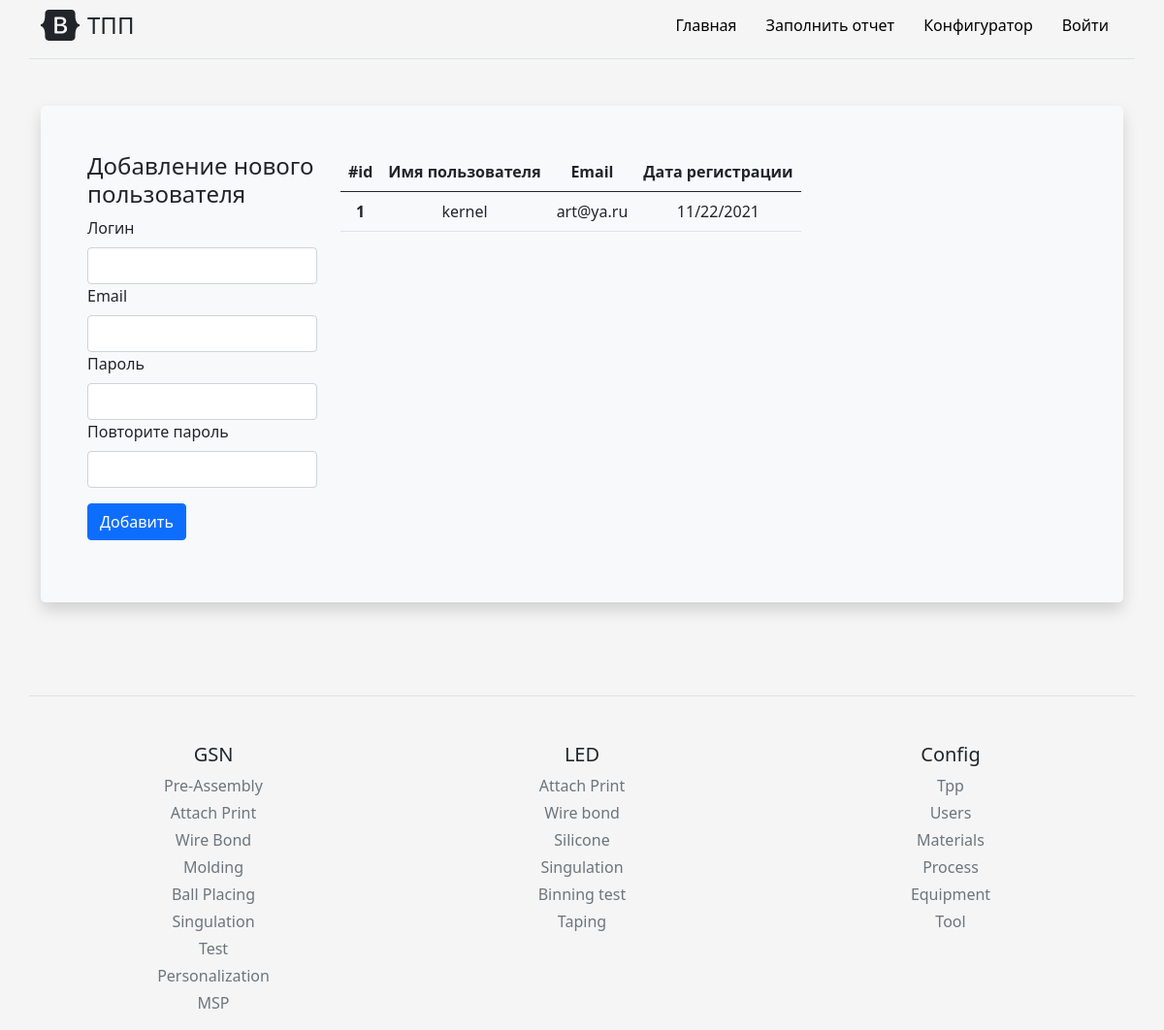
Page /config_user on the earlier database version.
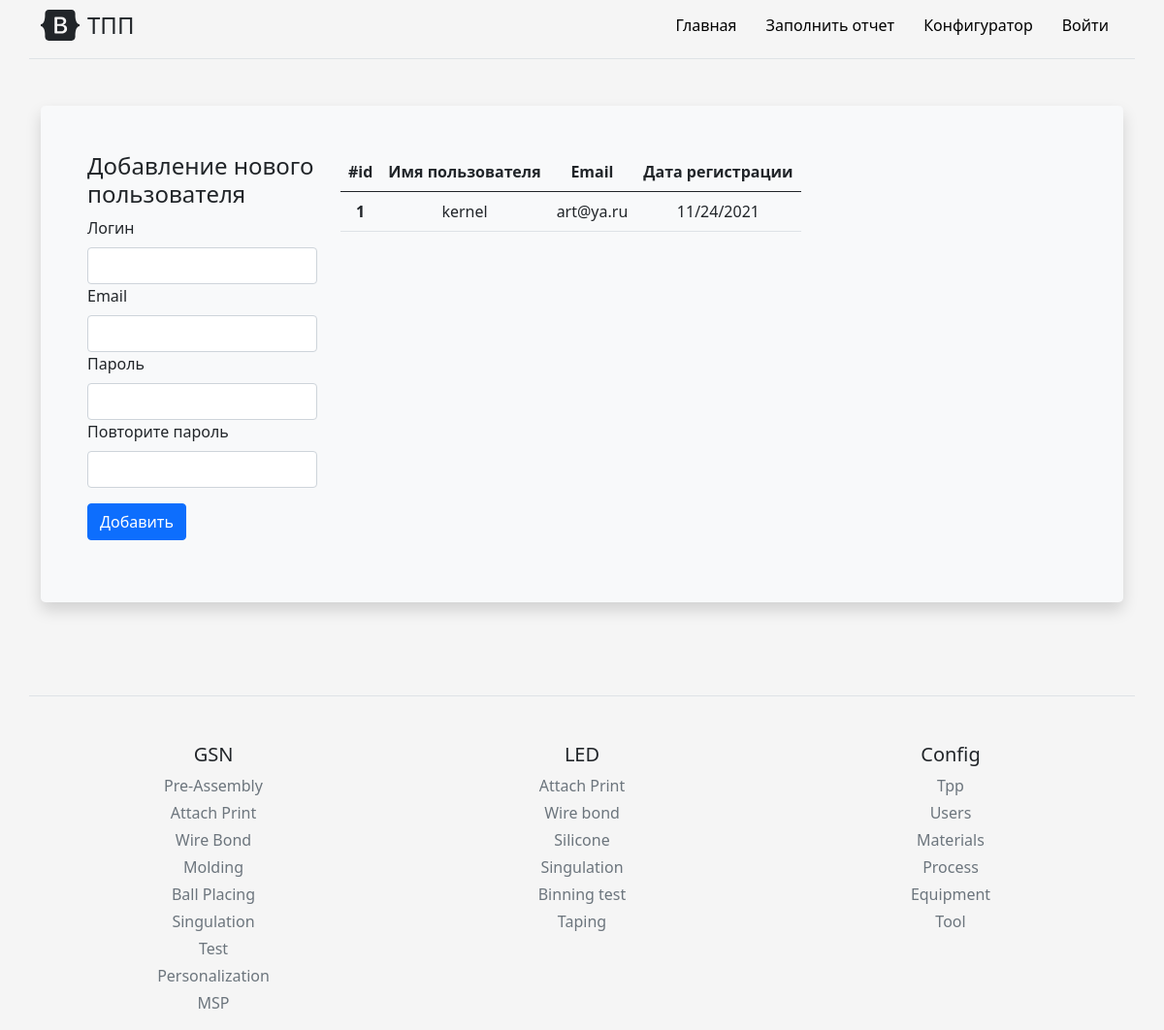
Same page on the later database version.
### models.py (models this page shows, shortened)
class User(UserMixin, db.Model):
    id = db.Column(db.Integer, primary_key=True)
    login = db.Column(db.String(64), index=True, unique=True)
    email = db.Column(db.String(64), index=True, unique=True)
    password_hash = db.Column(db.String(120), index=True, unique=True)
    time = db.Column(db.DateTime, index=True, default=datetime.utcnow)
    tpp = db.relationship('Tpp', backref='author', lazy='dynamic')

### routes.py (the view, shortened to what this page needs)
@app_routes.route('/config_user', methods=["POST", "GET"])
def config_user():
    from main import db
    from models import User
    users = db.session.query(User).all()
    return render_template('config_folder/config_user.html', users=users)

### templates/config_folder/config_user.html (shortened to what this page needs)
{% extends 'base.html' %}
{% block body %}
<div class="container py-4">
    <div class="p-5 mb-4 bg-light rounded-3 shadow">
        <div class="row align-items-md-stretch">
            <form class="col-md-3" method="post">
                <h4>Добавление нового пользователя</h4>
                <div class="col-sm-12">
                    <label for="user_login" class="form-label">Логин</label>
                    <input type="text" class="form-control" name="user_login" id="user_login" required>
                </div>
                <div class="col-sm-12">
                    <label for="user_email" class="form-label">Email</label>
                    <input type="text" class="form-control" name="user_email" id="user_email" required>
                </div>
                <div class="col-sm-12">
                    <label for="user_pass" class="form-label">Пароль</label>
                    <input type="text" class="form-control" name="user_pass" id="user_pass" required>
                </div>
                <div class="col-sm-12">
                    <label for="user_pass2" class="form-label">Повторите пароль</label>
                    <input type="text" class="form-control" name="user_pass2" id="user_pass2" required>
                </div>
                <div class="py-3">
                    <button class="btn btn-m btn-primary btn-block" type="submit" name="btn" value="add"> Добавить </button>
                </div>
            </form>
            <div class="col-md-9">
                <table class="table table-hover">
                    <thead>
                        <tr>
                        <th scope="col">#id</th>
                        <th scope="col">Имя пользователя</th>
                        <th scope="col">Email</th>
                        <th scope="col">Дата регистрации</th>
                        </tr>
                    </thead>
                    <tbody method="post" >
                        {% for item in users %}
                        <tr>
                        <th scope="row" name="up_table_id">{{item.id}}</th>
                        <td name="up_table_prod_name">{{item.login}}</td>
                        <td name="up_table_prod_name">{{item.email}}</td>
                        <td name="up_table_number">{{item.time.strftime("%m/%d/%Y")}}</td>
                        </tr>
                        {% endfor %}
                    </tbody>
                </table>
            </div>
         </div>
    </div>
</div>
{% endblock %}

### templates/base.html (shortened to what this page needs)
<!DOCTYPE html>
<html lang="en">
  <head>
    <link rel="stylesheet" href="https://cdn.jsdelivr.net/npm/bootstrap@5.1.0/dist/css/bootstrap.min.css">
    <link rel="stylesheet" href="{{ url_for('static', filename='css/main.css') }}">
  </head>
<body>
  <div class="py-2 container d-flex flex-column flex-md-row align-items-center pb-3 mb-4 border-bottom">
      <a href="/" class="d-flex align-items-center text-dark text-decoration-none">
        <span class="fs-4">ТПП</span>
      </a>
      <nav class="d-inline-flex mt-2 mt-md-0 ms-md-auto">
        <a class="nav__link" href="/">Главная</a>
        <a class="nav__link" href="/form">Заполнить отчет</a>
        <a class="nav__link" href="/config_tpp">Конфигуратор</a>
        {% if current_user.is_anonymous %}
        <a class="nav__link" href="/login">Войти</a>
        {% else %}
        <a class="nav__link" href="/logout">Выйти</a>
        {% endif %}
      </nav>
    </div>
{% block body %}{% endblock %}
</body>
<footer class="container pt-4 my-md-5 pt-md-5 border-top">
    <div class="text-center row">
      <div class="col-6 col-md">
        <h5>GSN</h5>
        <ul class="list-unstyled text-small">
          <li class="mb-1"><a class="link-secondary text-decoration-none" href="#">Pre-Assembly</a></li>
          <li class="mb-1"><a class="link-secondary text-decoration-none" href="#">Attach Print</a></li>
          <li class="mb-1"><a class="link-secondary text-decoration-none" href="#">Wire Bond</a></li>
          <li class="mb-1"><a class="link-secondary text-decoration-none" href="#">Molding</a></li>
          <li class="mb-1"><a class="link-secondary text-decoration-none" href="#">Ball Placing</a></li>
          <li class="mb-1"><a class="link-secondary text-decoration-none" href="#">Singulation</a></li>
          <li class="mb-1"><a class="link-secondary text-decoration-none" href="#">Test</a></li>
          <li class="mb-1"><a class="link-secondary text-decoration-none" href="#">Personalization</a></li>
          <li class="mb-1"><a class="link-secondary text-decoration-none" href="#">MSP</a></li>
        </ul>
      </div>
      <div class="col-6 col-md">
        <h5>LED</h5>
        <ul class="list-unstyled text-small">
          <li class="mb-1"><a class="link-secondary text-decoration-none" href="#">Attach Print </a></li>
          <li class="mb-1"><a class="link-secondary text-decoration-none" href="#">Wire bond</a></li>
          <li class="mb-1"><a class="link-secondary text-decoration-none" href="#">Silicone</a></li>
          <li class="mb-1"><a class="link-secondary text-decoration-none" href="#">Singulation</a></li>
          <li class="mb-1"><a class="link-secondary text-decoration-none" href="#">Binning test</a></li>
          <li class="mb-1"><a class="link-secondary text-decoration-none" href="#">Taping</a></li>
        </ul>
      </div>
      <div class="col-6 col-md">
        <h5>Config</h5>
        <ul class="list-unstyled text-small">
          <li class="mb-1"><a class="link-secondary text-decoration-none" href="/config_tpp">Tpp</a></li>
          <li class="mb-1"><a class="link-secondary text-decoration-none" href="/config_user">Users</a></li>
          <li class="mb-1"><a class="link-secondary text-decoration-none" href="/add_materials">Materials</a></li>
          <li class="mb-1"><a class="link-secondary text-decoration-none" href="/add_process">Process</a></li>
          <li class="mb-1"><a class="link-secondary text-decoration-none" href="/add_equipment">Equipment</a></li>
          <li class="mb-1"><a class="link-secondary text-decoration-none" href="/add_tool">Tool</a></li>
        </ul>
      </div>
    </div>
</footer>
</html>

### static/css/main.css (style rules this page uses)
html, body { height: 100%; background-color: #f5f5f5; }
.shadow { background: #ffcc00; box-shadow: 0 0 10px rgba(0,0,0,0.5); padding: 10px; }
.table { display: block; border-collapse: collapse; width: 100%; overflow: auto; }
th, td { text-align: center; padding: 8px; }
.nav__link { display: inline-block; vertical-align: top; margin: 0 15px; position: relative; color: rgb(0, 0, 0); text-decoration: none; transition: color .1s linear; }
.nav__link:after { content: ""; display: block; width: 100%; height: 3px; opacity: 0; background-color: #656872; position: absolute; top: 100%; left: 0; z-index: 1; transition: opacity .1s linear; }

Differences in the rows shown:
changed User "kernel": time "11/22/2021" → "11/24/2021"
